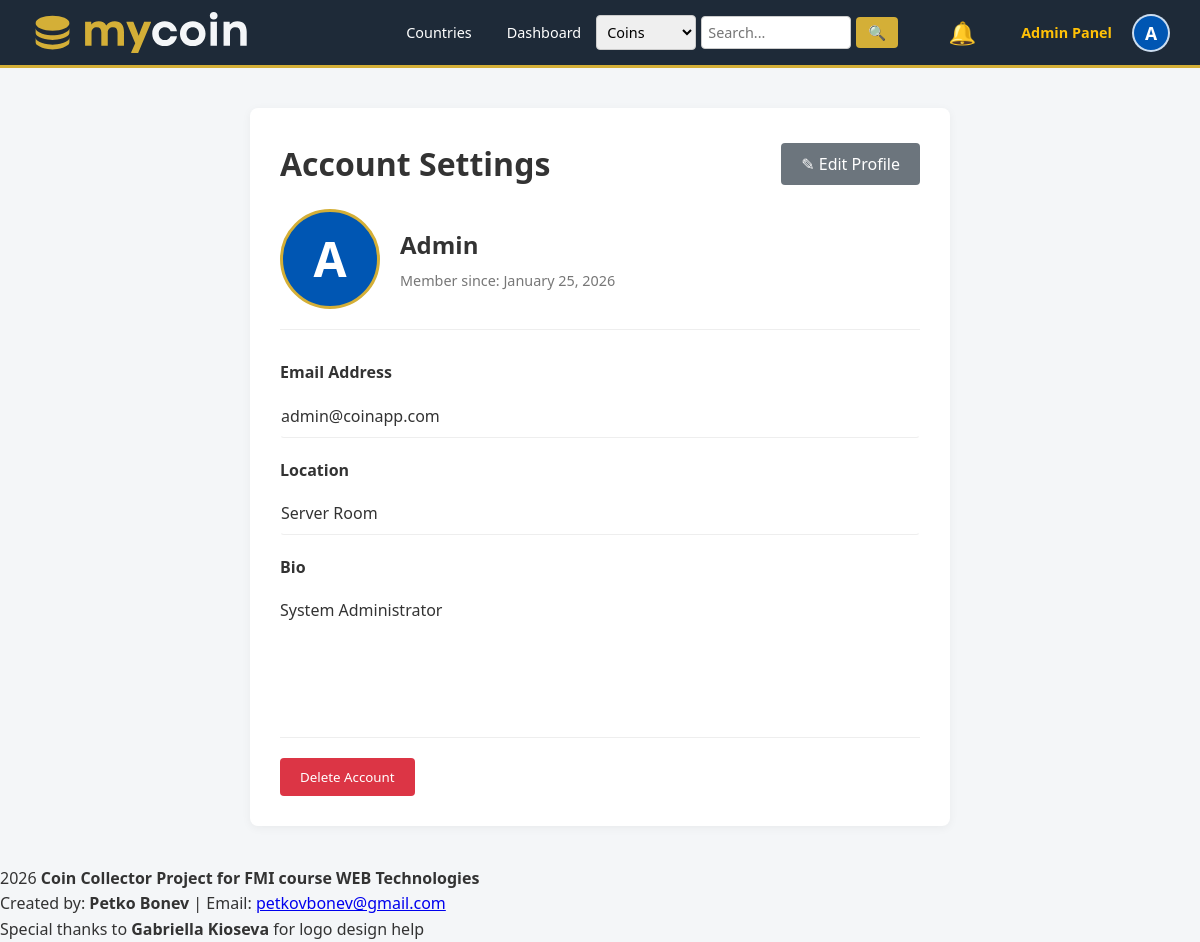
The page /settings.php (signed in) on the database its author committed.
### tables this page shows
CREATE TABLE IF NOT EXISTS users (
    id INT AUTO_INCREMENT PRIMARY KEY,
    username VARCHAR(50) NOT NULL UNIQUE,
    email VARCHAR(100) NOT NULL UNIQUE,
    password VARCHAR(255) NOT NULL,
    
    profile_image VARCHAR(255) DEFAULT NULL,
    bio TEXT DEFAULT NULL,
    location VARCHAR(100) DEFAULT NULL, 
    last_login TIMESTAMP NULL DEFAULT NULL,
    
    is_verified TINYINT(1) DEFAULT 0,
    role ENUM('user', 'admin') DEFAULT 'user',
    created_at TIMESTAMP DEFAULT CURRENT_TIMESTAMP
);

### settings.php (the view, shortened to what this page needs)
<?php
require 'config/db.php';
$user_id = $_SESSION['user_id'];
$stmt = $pdo->prepare("SELECT username, email, profile_image, bio, location, created_at FROM users WHERE id = ?");
$stmt->execute([$user_id]);
$user = $stmt->fetch();
?>
<!DOCTYPE html>
<html lang="en">
<head>
    <link rel="stylesheet" href="assets/css/styles.css">
</head>
<body>
    <?php include 'includes/navbar.php'; ?>
    <div class="container">
        <div class="settings-container">
            <div class="settings-header">
                <h1 style="margin: 0;">Account Settings</h1>
                <button type="button" id="editProfileBtn" class="btn" style="background: #6c757d; color: white;">
                    &#9998; Edit Profile
                </button>
            </div>
            <form id="settingsForm" action="actions/update_settings.php" method="POST" enctype="multipart/form-data">
                <fieldset id="profileFields" disabled style="border: none; padding: 0; margin: 0;">
                    <div class="profile-preview">
                        <?php if ($hasAvatar): ?>
                            <img src="<?php echo htmlspecialchars($avatarUrl); ?>" class="avatar-large">
                        <?php else: ?>
                            <div class="avatar-placeholder"><?php echo $initial; ?></div>
                        <?php endif; ?>
                        <div class="user-meta">
                            <h2><?php echo htmlspecialchars($user['username']); ?></h2>
                            <p>Member since: <?php echo date('F j, Y', strtotime($user['created_at'])); ?> </p>
                        </div>
                    </div>
                    <div class="form-group">
                        <label>Email Address</label>
                        <input type="email" name="email" id="emailInput" class="form-control"
                            value="<?php echo htmlspecialchars($user['email']); ?>" required>
                    </div>
                    <div class="form-group">
                        <label>Location</label>
                        <input type="text" name="location" class="form-control"
                            value="<?php echo htmlspecialchars($user['location'] ?? ''); ?>" placeholder="Not set">
                    </div>
                    <div class="form-group">
                        <label>Bio</label>
                        <textarea name="bio" class="form-control" placeholder="Not set"><?php echo htmlspecialchars($user['bio'] ?? ''); ?></textarea>
                    </div>
                </fieldset>
            </form>
            <div class="danger-zone">
                <button onclick="openDeleteModal()" class="btn-delete">Delete Account</button>
            </div>
        </div>
    </div>
    <?php include 'includes/footer.php'; ?>
</body>
</html>

### includes/navbar.php (shortened to what this page needs)
<?php
$pathPrefix = file_exists(__DIR__ . '/../config/db.php') && !file_exists('config/db.php') ? '../' : '';
?>
<nav class="navbar" style="padding: 10px 0; background-color: var(--primary-color);">
    <div style="width: 100%; padding: 0 30px; display: flex; justify-content: space-between; align-items: center; box-sizing: border-box;">
        <a href="<?php echo $pathPrefix; ?>index.php" class="navbar-brand" style="display: flex; align-items: center; gap: 12px; text-decoration: none; color: white; font-size: 1.4rem; font-weight: bold;">
            <img src="<?php echo $pathPrefix; ?>Logo/logo.svg" alt="Coin Collector Logo" style="height: 45px; width: auto;">
        </a>
        <div class="nav-links" style="display: flex; align-items: center; gap: 15px;">
            <?php if (isset($_SESSION['user_id'])): ?>
                <a href="<?php echo $pathPrefix; ?>countries.php" style="color: white; text-decoration: none;">Countries</a>
                <a href="<?php echo $pathPrefix; ?>index.php" style="color: white; text-decoration: none;">Dashboard</a>
                <?php
                $searchType = isset($_GET['type']) ? $_GET['type'] : 'coins';
                $searchQuery = isset($_GET['q']) ? htmlspecialchars($_GET['q']) : '';
                ?>
                <form action="<?php echo $pathPrefix; ?>search_results.php" method="GET" style="display: inline-flex; align-items: center; gap: 5px; margin-right: 15px;">
                    <select name="type" style="padding: 6px; border-radius: 4px; border: 1px solid #ccc; font-size: 0.9rem;">
                        <option value="coins" <?php echo ($searchType == 'coins') ? 'selected' : ''; ?>>Coins</option>
                    </select>
                    <input type="text" name="q" value="<?php echo $searchQuery; ?>" placeholder="Search..." required
                        style="padding: 6px; border-radius: 4px; border: 1px solid #ccc; font-size: 0.9rem; width: 150px;">
                    <button type="submit" class="btn" style="padding: 6px 12px; font-size: 0.9rem; background: var(--accent-color); color: white; border: none; cursor: pointer;">&#128269;</button>
                </form>
                <a href="<?php echo $pathPrefix; ?>my_trades.php" style="position: relative; text-decoration: none; margin-right: 10px; display: flex; align-items: center;" title="Trade Notifications">
                    <span style="font-size: 1.4rem; color: white;">&#128276;</span>
                </a>
                <?php if (isset($_SESSION['role']) && $_SESSION['role'] === 'admin'): ?>
                    <a href="<?php echo $pathPrefix; ?>admin/dashboard.php" style="color: #ffc107; font-weight: bold; text-decoration: none;">Admin Panel</a>
                <?php endif; ?>
                <?php
                if (isset($pdo)) {
                    $stmtNav = $pdo->prepare("SELECT profile_image, username FROM users WHERE id = ?");
                    $stmtNav->execute([$_SESSION['user_id']]);
                    $navUser = $stmtNav->fetch();
                } else {
                    $navUser = ['username' => $_SESSION['username'] ?? 'User', 'profile_image' => null];
                }
                $avatarUrl = '';
                $hasAvatar = false;
                $initial = strtoupper(substr($navUser['username'], 0, 1));
                ?>
                <div class="user-menu" style="margin-left: 5px; position: relative; display: inline-block;">
                    <button class="settings-btn" style="background: none; border: none; padding: 0; cursor: pointer; display: flex; align-items: center;">
                        <?php if ($hasAvatar): ?>
                            <img src="<?php echo htmlspecialchars($avatarUrl); ?>" alt="Profile"
                                style="width: 38px; height: 38px; border-radius: 50%; object-fit: cover; border: 2px solid rgba(255,255,255,0.8);">
                        <?php else: ?>
                            <div style="width: 38px; height: 38px; border-radius: 50%; background: #0056b3; color: white;
                                        display: flex; align-items: center; justify-content: center; font-weight: bold; font-size: 1.1rem;
                                        border: 2px solid rgba(255,255,255,0.8); text-transform: uppercase;">
                                <?php echo $initial; ?>
                            </div>
                        <?php endif; ?>
                    </button>
                </div>
            <?php endif; ?>
        </div>
    </div>
</nav>

### assets/css/styles.css (style rules this page uses)
:root { --primary-color: #1e2a38; --accent-color: #d4af37; --bg-color: #f4f6f8; --white: #ffffff; --text-color: #333333; --text-light: #8898aa; --danger: #e74c3c; }
* { box-sizing: border-box; margin: 0; padding: 0; font-family: "Segoe UI", Tahoma, Geneva, Verdana, sans-serif; }
body { background-color: var(--bg-color); color: var(--text-color); line-height: 1.6; }
.navbar { background-color: var(--primary-color); padding: 1rem 2rem; display: flex; justify-content: space-between; align-items: center; color: var(--white); border-bottom: 3px solid var(--accent-color); }
.nav-links a { color: var(--white); text-decoration: none; margin-left: 20px; font-size: 0.9rem; transition: color 0.3s; }
.container { max-width: 1200px; margin: 2rem auto; padding: 0 20px; }
.btn { display: inline-block; padding: 10px 20px; background-color: var(--primary-color); color: var(--white); border: none; border-radius: 4px; cursor: pointer; text-decoration: none; font-size: 1rem; transition: background 0.3s; }
.form-group { margin-bottom: 1.5rem; }
label { display: block; margin-bottom: 0.5rem; font-weight: 600; }
input, select, textarea { width: 100%; padding: 10px; border: 1px solid #ddd; border-radius: 4px; font-size: 1rem; }
.user-menu { position: relative; display: inline-block; margin-left: 15px; }
.settings-btn { background: none; border: none; font-size: 1.5rem; cursor: pointer; color: #555; padding: 5px; transition: transform 0.2s; }
.settings-container { max-width: 700px; margin: 40px auto; background: white; padding: 30px; border-radius: 8px; box-shadow: 0 2px 10px rgba(0, 0, 0, 0.05); }
.profile-preview { display: flex; align-items: center; gap: 20px; margin-bottom: 30px; padding-bottom: 20px; border-bottom: 1px solid #eee; }
.avatar-placeholder { width: 100px; height: 100px; border-radius: 50%; background: #0056b3; color: white; display: flex; align-items: center; justify-content: center; font-weight: bold; font-size: 3rem; border: 3px solid var(--accent-color); text-transform: uppercase; }
.user-meta h2 { margin: 0 0 5px 0; }
.user-meta p { margin: 0; color: #777; font-size: 0.9rem; }
.form-group { margin-bottom: 20px; }
.form-group label { display: block; margin-bottom: 8px; font-weight: bold; color: #333; }
.form-control { width: 100%; padding: 10px; border: 1px solid #ddd; border-radius: 4px; font-family: inherit; transition: all 0.3s; }
.form-control:disabled { background: transparent; border: 1px solid transparent; border-bottom: 1px solid #eee; color: #333; padding-left: 0; cursor: default; }
textarea.form-control { resize: vertical; min-height: 80px; }
textarea.form-control:disabled { resize: none; border: none; }
.settings-header { display: flex; justify-content: space-between; align-items: center; margin-bottom: 20px; }
.danger-zone { margin-top: 40px; padding-top: 20px; border-top: 1px solid #eee; }
.btn-delete { background: #dc3545; color: white; border: none; padding: 10px 20px; border-radius: 4px; cursor: pointer; }
textarea { width: 100%; padding: 8px; border: 1px solid #ccc; border-radius: 4px; resize: vertical; }

### rows shown on the page
users: username "A", username "Admin", created_at "January 25, 2026", email "admin@coinapp.com", location "Server Room", bio "System Administrator"
